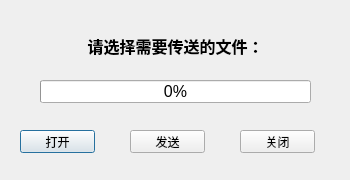
<?xml version="1.0" encoding="UTF-8"?>
<ui version="4.0">
 <class>WyTcpServer</class>
 <widget class="QDialog" name="WyTcpServer">
  <property name="geometry">
   <rect>
    <x>0</x>
    <y>0</y>
    <width>350</width>
    <height>180</height>
   </rect>
  </property>
  <property name="windowTitle">
   <string>发送端</string>
  </property>
  <widget class="QLabel" name="serverStatusLabel">
   <property name="geometry">
    <rect>
     <x>10</x>
     <y>10</y>
     <width>331</width>
     <height>71</height>
    </rect>
   </property>
   <property name="font">
    <font>
     <family>宋体</family>
     <pointsize>12</pointsize>
     <weight>75</weight>
     <bold>true</bold>
    </font>
   </property>
   <property name="text">
    <string>请选择需要传送的文件：</string>
   </property>
   <property name="alignment">
    <set>Qt::AlignCenter</set>
   </property>
  </widget>
  <widget class="QProgressBar" name="progressBar">
   <property name="geometry">
    <rect>
     <x>40</x>
     <y>80</y>
     <width>271</width>
     <height>23</height>
    </rect>
   </property>
   <property name="font">
    <font>
     <pointsize>12</pointsize>
    </font>
   </property>
   <property name="value">
    <number>0</number>
   </property>
  </widget>
  <widget class="QPushButton" name="serverOpenBtn">
   <property name="geometry">
    <rect>
     <x>20</x>
     <y>130</y>
     <width>75</width>
     <height>23</height>
    </rect>
   </property>
   <property name="text">
    <string>打开</string>
   </property>
  </widget>
  <widget class="QPushButton" name="serverSendBtn">
   <property name="geometry">
    <rect>
     <x>130</x>
     <y>130</y>
     <width>75</width>
     <height>23</height>
    </rect>
   </property>
   <property name="text">
    <string>发送</string>
   </property>
  </widget>
  <widget class="QPushButton" name="serverCloseBtn">
   <property name="geometry">
    <rect>
     <x>240</x>
     <y>130</y>
     <width>75</width>
     <height>23</height>
    </rect>
   </property>
   <property name="text">
    <string>关闭</string>
   </property>
  </widget>
 </widget>
 <resources/>
 <connections/>
</ui>
